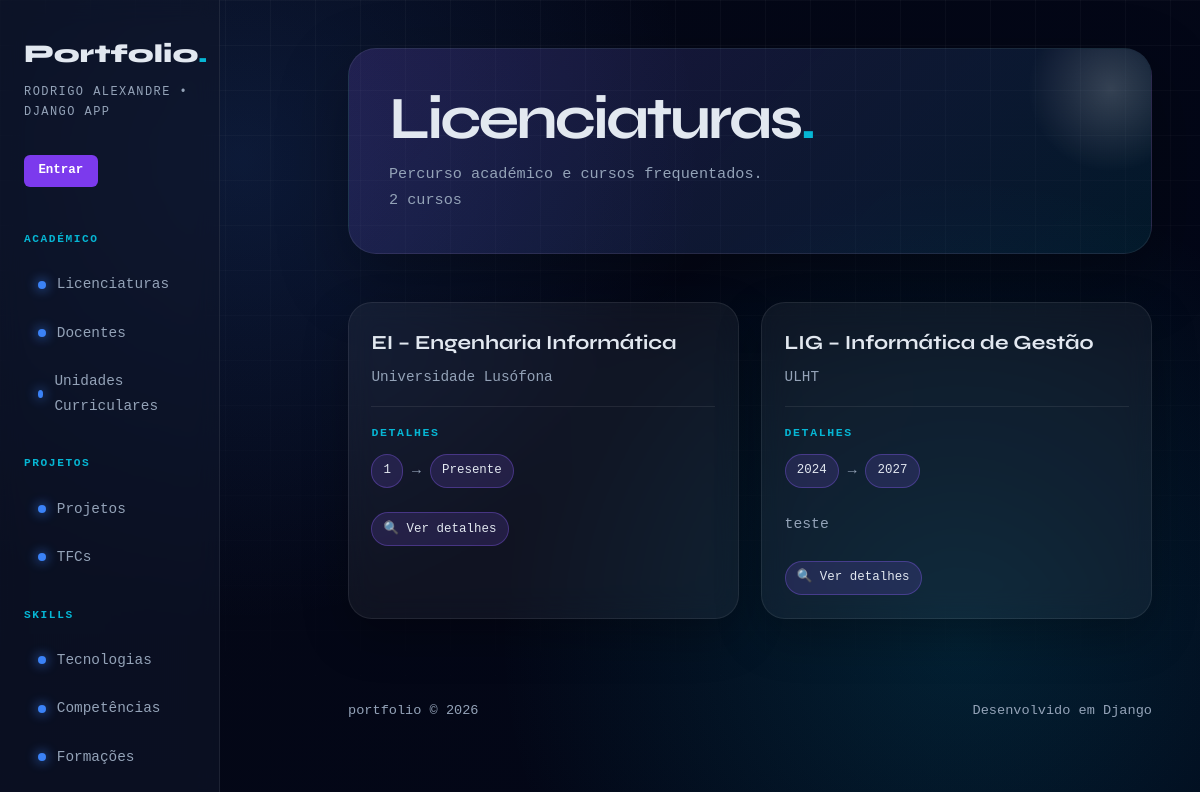
The app's page /portfolio/licenciaturas/, older data.
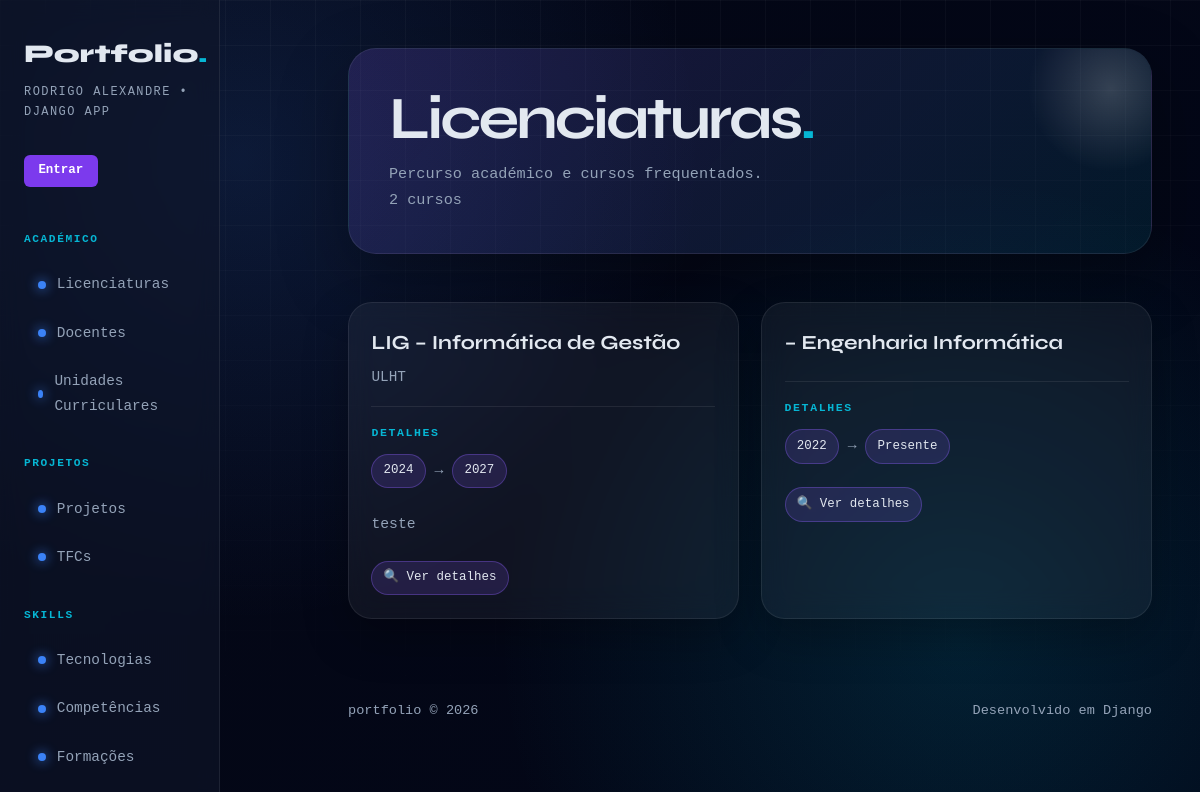
The same page, newer data.
### portfolio/models.py (models this page shows, shortened)
class Licenciatura(models.Model):
    nome = models.CharField(max_length=200)
    sigla = models.CharField(max_length=20)
    instituicao = models.CharField(max_length=200)
    descricao = models.TextField(blank=True)
    ano_inicio = models.IntegerField()
    ano_fim = models.IntegerField(null=True, blank=True)
    url_curso = models.URLField(blank=True)
    class Meta:
        verbose_name_plural = "Licenciaturas"

### portfolio/views.py (the view)
# urls.py: path('licenciaturas/', views.licenciaturas_view, name='licenciaturas'),
def licenciaturas_view(request):
    licenciaturas = Licenciatura.objects.prefetch_related('ucs', 'tfcs').all()
    return render(request, 'portfolio/licenciaturas.html', {'licenciaturas': licenciaturas})

### accounts/templatetags/auth_extras.py (called while the page is built)
@register.filter
def in_group(user, group_name):
    if not user.is_authenticated:
        return False
    return user.groups.filter(name=group_name).exists()

### portfolio/templates/portfolio/licenciaturas.html (shortened to what this page needs)
{% extends "portfolio/base.html" %}
{% load auth_extras %}
{% block content %}
<div class="page-header">
    <div>
        <h2>Licenciaturas<span>.</span></h2>
        <p>Percurso académico e cursos frequentados.</p>
    </div>
    <span class="page-count">{{ licenciaturas|length }} cursos</span>
</div>
<section class="grid">
    {% for lic in licenciaturas %}
    <article class="card">
        <header>
            <h3>
                <a href="{% url 'licenciatura_detail' lic.id %}"
                   style="color: inherit; text-decoration: none;">
                    {{ lic.sigla }} – {{ lic.nome }}
                </a>
            </h3>
            <p>{{ lic.instituicao }}</p>
        </header>
        <section>
            <h4>Detalhes</h4>
            <p>
                <span class="badge">{{ lic.ano_inicio }}</span>
                →
                <span class="badge">
                    {% if lic.ano_fim %}
                        {{ lic.ano_fim }}
                    {% else %}
                        Presente
                    {% endif %}
                </span>
            </p>
            {% if lic.descricao %}
                <br>
                <p>{{ lic.descricao|truncatechars:120 }}</p>
            {% endif %}
            <br>
            <a href="{% url 'licenciatura_detail' lic.id %}"
               class="badge"
               style="text-decoration: none;">
                🔍 Ver detalhes
            </a>
        </section>
    </article>
    {% endfor %}
</section>
{% endblock %}

### portfolio/templates/portfolio/base.html (shortened to what this page needs)
{% load static %}
{% load auth_extras %}
<!DOCTYPE html>
<html lang="pt">
<head>
    <link rel="stylesheet" href="{% static 'portfolio/styles.css' %}">
</head>
<body>
<aside class="sidebar">
    <a href="{% url 'licenciaturas' %}" class="sidebar-logo">
        Portfolio<span>.</span>
    </a>
    <p class="sidebar-sub">Rodrigo Alexandre • Django App</p>
    {% if user.is_authenticated %}
    <div class="sidebar-user-inline">
        <span class="dot" style="background:#22c55e; flex-shrink:0;"></span>
        <span class="sidebar-username">{{ user.username }}</span>
        {% if user|in_group:"gestor-portfolio" %}<span class="auth-badge">gestor</span>{% endif %}
        {% if user|in_group:"autores" %}<span class="auth-badge" style="background:#1e3a2f; color:#86efac;">autor</span>{% endif %}
        <a href="{% url 'logout' %}" class="sidebar-logout">sair</a>
    </div>
    {% else %}
    <a href="{% url 'login' %}" class="sidebar-login-btn">Entrar</a>
    {% endif %}
    <p class="nav-section">Académico</p>
    <nav>
        <a href="{% url 'licenciaturas' %}"><span class="dot"></span>Licenciaturas</a>
        <a href="{% url 'docentes' %}"><span class="dot"></span>Docentes</a>
        <a href="{% url 'ucs' %}"><span class="dot"></span>Unidades Curriculares</a>
    </nav>
    <p class="nav-section">Projetos</p>
    <nav>
        <a href="{% url 'projetos' %}"><span class="dot"></span>Projetos</a>
        <a href="{% url 'tfcs' %}"><span class="dot"></span>TFCs</a>
    </nav>
    <p class="nav-section">Skills</p>
    <nav>
        <a href="{% url 'tecnologias' %}"><span class="dot"></span>Tecnologias</a>
        <a href="{% url 'competencias' %}"><span class="dot"></span>Competências</a>
        <a href="{% url 'formacoes' %}"><span class="dot"></span>Formações</a>
    </nav>
</aside>
<main class="main">
    {% block content %}
    {% endblock %}
</main>
<footer>
    <span>portfolio &copy; 2026</span>
    <span>Desenvolvido em Django</span>
</footer>
</body>
</html>

### portfolio/static/portfolio/styles.css (style rules this page uses)
* { margin: 0; padding: 0; box-sizing: border-box; }
:root { --bg: #050816; --surface: rgba(15, 23, 42, 0.7); --border: rgba(255, 255, 255, 0.08); --accent: #3b82f6; --accent2: #06b6d4; --text: #e2e8f0; --muted: #94a3b8; --card: rgba(255, 255, 255, 0.05); }
html { scroll-behavior: smooth; }
body { background: radial-gradient(circle at 20% 20%, rgba(59,130,246,0.15), transparent 40%), radial-gradient(circle at 80% 80%, rgba(6,182,212,0.15), transparent 40%), linear-gradient(135deg, #050816, #020617); color: var(--text); font-family: 'DM Mono', monospace; font-size: 14px; line-height: 1.7; min-height: 100vh; }
body::before { content: ""; position: fixed; inset: 0; background-image: linear-gradient(rgba(255,255,255,0.03) 1px, transparent 1px), linear-gradient(90deg, rgba(255,255,255,0.03) 1px, transparent 1px); background-size: 45px 45px; pointer-events: none; mask-image: linear-gradient(to bottom, black, transparent); }
.sidebar { position: fixed; left: 0; top: 0; width: 220px; height: 100vh; overflow-y: scroll; background: rgba(15, 23, 42, 0.6); backdrop-filter: blur(12px); border-right: 1px solid var(--border); padding: 2rem 1.5rem; }
.sidebar-logo { display: inline-block; font-family: 'Syne', sans-serif; font-weight: 800; font-size: 1.6rem; color: var(--text); text-decoration: none; margin-bottom: 0.4rem; }
.sidebar-logo span { color: var(--accent2); }
.sidebar-sub { color: var(--muted); font-size: 0.75rem; margin-bottom: 2rem; letter-spacing: 0.12em; text-transform: uppercase; }
.nav-section { color: var(--accent2); font-size: 0.7rem; font-weight: 700; text-transform: uppercase; letter-spacing: 0.14em; margin: 1.5rem 0 0.7rem; }
nav a { display: flex; align-items: center; gap: 0.7rem; padding: 0.75rem 0.85rem; border-radius: 14px; color: var(--muted); text-decoration: none; font-size: 0.9rem; transition: 0.25s ease; }
nav a .dot { width: 8px; height: 8px; border-radius: 50%; background: var(--accent); box-shadow: 0 0 12px var(--accent); }
.main { margin-left: 300px; padding: 3rem; max-width: 1200px; }
.page-header { position: relative; margin-bottom: 3rem; padding: 2.5rem; border-radius: 28px; background: linear-gradient(135deg, rgba(139,92,246,0.18), rgba(6,182,212,0.10)); border: 1px solid var(--border); box-shadow: 0 25px 70px rgba(0,0,0,0.30); overflow: hidden; }
.page-header::after { content: ""; position: absolute; width: 180px; height: 180px; right: -50px; top: -50px; background: radial-gradient(circle, rgba(255,255,255,0.18), transparent 65%); border-radius: 50%; }
.page-header h2 { font-family: 'Syne', sans-serif; font-size: clamp(2rem, 5vw, 4rem); line-height: 1; letter-spacing: -0.05em; margin-bottom: 0.8rem; }
.page-header h2 span { color: var(--accent2); }
.page-header p, .page-count { color: var(--muted); font-size: 0.95rem; }
section.grid { display: grid; grid-template-columns: repeat(auto-fit, minmax(280px, 1fr)); gap: 1.4rem; }
article.card { position: relative; padding: 1.4rem; background: var(--card); border: 1px solid var(--border); border-radius: 24px; backdrop-filter: blur(14px); box-shadow: 0 18px 45px rgba(0,0,0,0.25); overflow: hidden; transition: 0.25s ease; animation: fadeUp 0.5s ease both; }
article.card::before { content: ""; position: absolute; inset: 0; background: linear-gradient(135deg, rgba(139,92,246,0.18), transparent 45%); opacity: 0; transition: 0.25s ease; }
article.card > * { position: relative; z-index: 1; }
article.card header { border-bottom: 1px solid var(--border); padding-bottom: 1rem; margin-bottom: 1rem; }
article.card header h3 { font-family: 'Syne', sans-serif; font-size: 1.25rem; margin-bottom: 0.35rem; }
article.card header p { color: var(--muted); font-size: 0.9rem; }
article.card section h4 { color: var(--accent2); font-size: 0.72rem; text-transform: uppercase; letter-spacing: 0.14em; margin-bottom: 0.7rem; }
article.card section p { color: var(--muted); font-size: 0.92rem; line-height: 1.7; }
ul.tag-list li, .badge { display: inline-block; padding: 0.35rem 0.7rem; border-radius: 999px; background: rgba(139,92,246,0.16); color: var(--text); border: 1px solid rgba(139,92,246,0.35); font-size: 0.78rem; }
footer { margin-left: 300px; padding: 2rem 3rem; color: var(--muted); font-size: 0.85rem; display: flex; justify-content: space-between; }

Row changes from the older to the newer data that the page shows:
removed Licenciatura: sigla "EI", nome "Engenharia Informática", instituicao "Universidade Lusófona", ano_inicio "1", shows "Presente"
added Licenciatura: nome "Engenharia Informática", ano_inicio "2022", shows "Presente"
